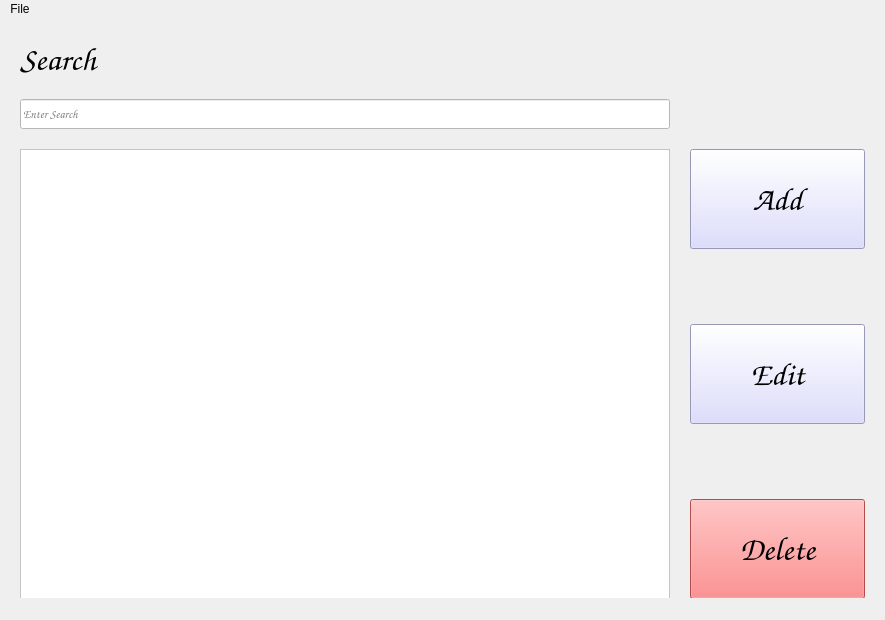
<?xml version="1.0" encoding="UTF-8"?>
<ui version="4.0">
 <class>MainWindow</class>
 <widget class="QMainWindow" name="MainWindow">
  <property name="geometry">
   <rect>
    <x>0</x>
    <y>0</y>
    <width>885</width>
    <height>620</height>
   </rect>
  </property>
  <property name="windowTitle">
   <string>Inventory</string>
  </property>
  <property name="autoFillBackground">
   <bool>false</bool>
  </property>
  <property name="styleSheet">
   <string notr="true">background-color: rgb(239, 239, 239);</string>
  </property>
  <widget class="QWidget" name="centralwidget">
   <widget class="QLineEdit" name="searchInput">
    <property name="geometry">
     <rect>
      <x>20</x>
      <y>80</y>
      <width>650</width>
      <height>30</height>
     </rect>
    </property>
    <property name="font">
     <font>
      <family>Comic Sans MS</family>
     </font>
    </property>
    <property name="statusTip">
     <string>Enter Search String</string>
    </property>
    <property name="styleSheet">
     <string notr="true">background-color: rgb(255, 255, 255);</string>
    </property>
    <property name="inputMethodHints">
     <set>Qt::ImhNone</set>
    </property>
    <property name="text">
     <string/>
    </property>
    <property name="placeholderText">
     <string>Enter Search</string>
    </property>
    <property name="clearButtonEnabled">
     <bool>true</bool>
    </property>
   </widget>
   <widget class="QLabel" name="searchLabel">
    <property name="geometry">
     <rect>
      <x>20</x>
      <y>20</y>
      <width>120</width>
      <height>40</height>
     </rect>
    </property>
    <property name="font">
     <font>
      <family>Comic Sans MS</family>
      <pointsize>25</pointsize>
      <weight>75</weight>
      <bold>true</bold>
     </font>
    </property>
    <property name="text">
     <string>Search</string>
    </property>
   </widget>
   <widget class="QListWidget" name="listWidget">
    <property name="geometry">
     <rect>
      <x>20</x>
      <y>130</y>
      <width>650</width>
      <height>450</height>
     </rect>
    </property>
    <property name="styleSheet">
     <string notr="true">background-color: rgb(255, 255, 255);</string>
    </property>
    <property name="editTriggers">
     <set>QAbstractItemView::DoubleClicked|QAbstractItemView::SelectedClicked</set>
    </property>
   </widget>
   <widget class="QPushButton" name="addButton">
    <property name="geometry">
     <rect>
      <x>690</x>
      <y>130</y>
      <width>175</width>
      <height>100</height>
     </rect>
    </property>
    <property name="font">
     <font>
      <family>Comic Sans MS</family>
      <pointsize>25</pointsize>
      <weight>75</weight>
      <bold>true</bold>
     </font>
    </property>
    <property name="toolTip">
     <string/>
    </property>
    <property name="statusTip">
     <string>Add New Entry</string>
    </property>
    <property name="styleSheet">
     <string notr="true">background-color: rgb(212, 212, 255);</string>
    </property>
    <property name="text">
     <string>Add</string>
    </property>
   </widget>
   <widget class="QPushButton" name="deleteButton">
    <property name="geometry">
     <rect>
      <x>690</x>
      <y>480</y>
      <width>175</width>
      <height>100</height>
     </rect>
    </property>
    <property name="font">
     <font>
      <family>Comic Sans MS</family>
      <pointsize>25</pointsize>
      <weight>75</weight>
      <bold>true</bold>
     </font>
    </property>
    <property name="statusTip">
     <string>Delete Selected Entry</string>
    </property>
    <property name="styleSheet">
     <string notr="true">background-color: rgb(255, 105, 105);</string>
    </property>
    <property name="text">
     <string>Delete</string>
    </property>
   </widget>
   <widget class="QPushButton" name="editButton">
    <property name="geometry">
     <rect>
      <x>690</x>
      <y>305</y>
      <width>175</width>
      <height>100</height>
     </rect>
    </property>
    <property name="font">
     <font>
      <family>Comic Sans MS</family>
      <pointsize>25</pointsize>
      <weight>75</weight>
      <bold>true</bold>
     </font>
    </property>
    <property name="statusTip">
     <string>Edit Selected Entry</string>
    </property>
    <property name="styleSheet">
     <string notr="true">background-color: rgb(212, 212, 255);</string>
    </property>
    <property name="text">
     <string>Edit</string>
    </property>
   </widget>
  </widget>
  <widget class="QMenuBar" name="menubar">
   <property name="geometry">
    <rect>
     <x>0</x>
     <y>0</y>
     <width>885</width>
     <height>20</height>
    </rect>
   </property>
   <widget class="QMenu" name="menuSettings">
    <property name="title">
     <string>File</string>
    </property>
    <addaction name="actionChangeDirectory"/>
    <addaction name="separator"/>
    <addaction name="actionAdd_Favorites"/>
   </widget>
   <addaction name="menuSettings"/>
  </widget>
  <widget class="QStatusBar" name="statusbar"/>
  <action name="actionChangeDirectory">
   <property name="text">
    <string>Change Directory</string>
   </property>
   <property name="toolTip">
    <string>Change Inventory Location</string>
   </property>
  </action>
  <action name="actionAdd_Favorites">
   <property name="text">
    <string>Add Favorites</string>
   </property>
  </action>
 </widget>
 <resources/>
 <connections/>
</ui>
